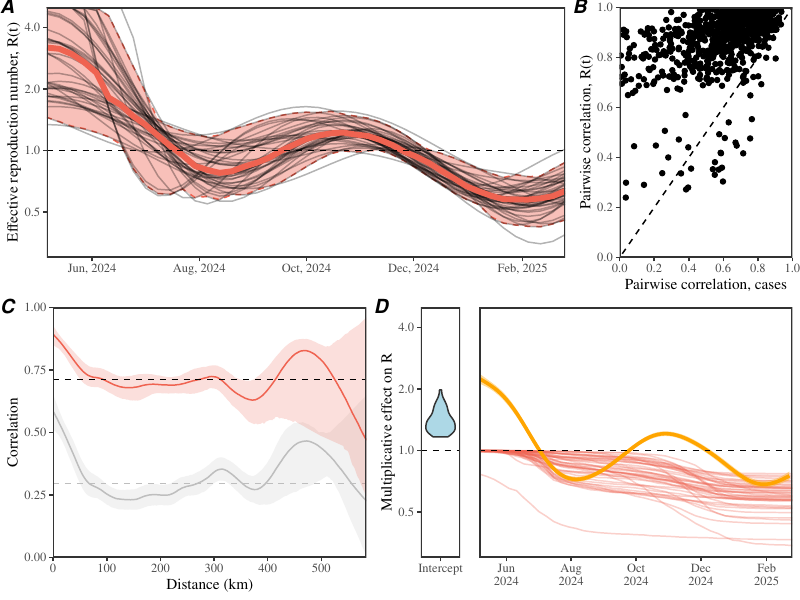

Write the R code that produced this figure.
library(dplyr)
library(mgcv)
library(ggplot2); theme_set(theme_bw(base_family = "Times"))
library(egg)
library(gridExtra)
source("../script/script_data.R")

load("../analysis_synchrony/analysis_synchrony.rda")
load("../analysis_synchrony/analysis_synchrony_Rt.rda")

analysis_R_t <- read.csv("../analysis_R_t/analysis_R_t.csv") %>%
  merge(population) %>%
  group_by(region) %>%
  arrange(region, time) %>%
  mutate(
    ccases=cumsum(cases)/pop,
    R=pmin(R, 5)
  )

analysis_R_t_filter <- analysis_R_t %>%
  group_by(region) %>%
  filter(
    sum(cases) > 400,
    time >= 2024 + (5-1)/12, # may
    time < 2025 + (3-1)/12 # march
  )

analysis_R_t_filter_summ <- analysis_R_t_filter %>%
  group_by(time) %>%
  summarize(
    median=median(R),
    lwr=quantile(R, 0.025),
    upr=quantile(R, 0.975)
  )

g1 <- ggplot(analysis_R_t_filter) +
  geom_ribbon(data=analysis_R_t_filter_summ, 
            aes(time, ymin=lwr, ymax=upr), color="#EF6351", fill="#EF6351", 
            alpha=0.4, lty=2) +
  geom_line(aes(time, R, group=region), alpha=0.3) +
  geom_line(data=analysis_R_t_filter_summ, 
            aes(time, median), color="#EF6351", lwd=2) +
  geom_hline(yintercept=1, lty=2) +
  scale_x_continuous(expand=c(0, 0),
                     breaks=month_break,
                     labels=month_label) +
  scale_y_log10("Effective reproduction number, R(t)", expand=c(0, 0),
                breaks=c(0.5, 1, 2, 4)) +
  coord_cartesian(ylim=c(0.3, 5)) +
  theme(
    panel.grid = element_blank(),
    panel.border = element_rect(linewidth=1),
    axis.title.x = element_blank()
  )

regionvec <- unique(analysis_R_t_filter$region)
Nregion <- length(regionvec)

corvec_Rt <- corvec_cases <- rep(0, Nregion*(Nregion-1)/2)

counter <- 1

for (i in 1:(Nregion-1)) {
  dd_i <- analysis_R_t_filter %>%
    filter(region==regionvec[i])
  for (j in (i+1):Nregion) {
    dd_j <- analysis_R_t_filter %>%
      filter(region==regionvec[j])
    
    corvec_Rt[counter] <- cor(dd_i$R,
                              dd_j$R)
    
    corvec_cases[counter] <- cor(log(dd_i$cases+1),
                                 log(dd_j$cases+1))
    
    counter <- counter + 1
  }
}

cordata <- data.frame(
  corvec_Rt=corvec_Rt,
  corvec_cases=corvec_cases
)

sum(cordata$corvec_Rt>cordata$corvec_cases)
nrow(cordata) 

g2 <- ggplot(cordata) +
  geom_point(aes(corvec_cases, corvec_Rt)) +
  geom_abline(lty=2) +
  scale_x_continuous("Pairwise correlation, cases", limits=c(0, 1), expand=c(0,0),
                     breaks=c(0, 0.2, 0.4, 0.6, 0.8, 1)) +
  scale_y_continuous("Pairwise correlation, R(t)", limits=c(0, 1), expand=c(0,0),
                     breaks=c(0, 0.2, 0.4, 0.6, 0.8, 1))  +
  theme(
    panel.grid = element_blank(),
    panel.border = element_rect(linewidth=1)
  )

gfit <- gam(log(R)~-1+region+ccases+s(time), data=analysis_R_t_filter)
gfit_summ <- summary(gfit)

intercept <- data.frame(
  intercept=head(gfit_summ$p.coeff, -1)
)

newdata <- data.frame(
  time=seq(min(analysis_R_t_filter$time), max(analysis_R_t_filter$time), by=0.01),
  ccases=0,
  region="강원-원주시"
)

gfit_pred <- predict(gfit, newdata=newdata, type = "terms", se.fit = TRUE)

gfit_data <- data.frame(
  time=newdata$time,
  pred=gfit_pred$fit[,3],
  upr=gfit_pred$fit[,3]+1.96*gfit_pred$se.fit[,3],
  lwr=gfit_pred$fit[,3]-1.96*gfit_pred$se.fit[,3]
)

g3 <- ggplot(analysis_synchrony_Rt) +
  geom_ribbon(data=analysis_synchrony, aes(dist, ymin=lwr, ymax=upr), alpha=0.2, fill="gray") +
  geom_line(data=analysis_synchrony, aes(dist, median), color="gray") +
  geom_hline(data=analysis_synchrony[1,], aes(yintercept=cbar), lty=2, col="gray") +
  geom_ribbon(aes(dist, ymin=lwr, ymax=upr), alpha=0.2, fill="#EF6351") +
  geom_line(aes(dist, median), color="#EF6351") +
  geom_hline(data=analysis_synchrony_Rt[1,], aes(yintercept=cbar), lty=2) +
  scale_x_continuous("Distance (km)", expand=c(0, 0)) +
  scale_y_continuous("Correlation", limits=c(0, 1), expand=c(0, 0)) +
  theme(
    panel.grid = element_blank(),
    panel.border = element_rect(linewidth=0.7),
    legend.position = "none"
  )

g4 <- ggplot(intercept) +
  geom_violin(aes(x="Intercept", y=exp(intercept)), fill="lightblue") +
  geom_hline(yintercept=1, lty=2) +
  scale_y_log10("Multiplicative effect on R",
                breaks=c(0.5, 1, 2, 4), 
                limits=c(0.3, 5),
                expand=c(0, 0)) +
  theme(
    panel.grid = element_blank(),
    panel.border = element_rect(linewidth=1),
    axis.title.x = element_blank()
  )

g5 <- ggplot(analysis_R_t_filter) +
  geom_line(aes(time, exp(ccases*tail(gfit_summ$p.coeff, 1)), group=region), col="#EF6351",
            alpha=0.3) +
  geom_ribbon(data=gfit_data, aes(time, ymin=exp(lwr), ymax=exp(upr)), fill="orange", alpha=0.4) +
  geom_line(data=gfit_data, aes(time, exp(pred)), col="orange", lwd=1.2) +
  geom_hline(yintercept=1, lty=2) +
  scale_x_continuous(expand=c(0, 0),
                     breaks=month_break,
                     labels=month_label_nl) +
  scale_y_log10("Multiplicative effect on R",
                breaks=c(0.5, 1, 2, 4), 
                limits=c(0.3, 5),
                expand=c(0, 0)) +
  theme(
    panel.grid = element_blank(),
    panel.border = element_rect(linewidth=1),
    axis.title.x = element_blank(),
    axis.title.y = element_blank(),
    axis.text.y = element_blank(),
    axis.ticks.y = element_blank()
  )

gcomb1 <- ggarrange(g1, g2, nrow=1, labels=c("A", "B"), widths=c(3, 1))
gcomb2 <- ggarrange(g3, g4, g5, nrow=1, widths=c(8, 1,8), labels=c("C", "D", ""))

gfinal <- arrangeGrob(gcomb1, gcomb2, ncol=1)

ggsave("figure_R_t.pdf", gfinal, width=8, height=6)
ggsave("figure_R_t.png", gfinal, width=8, height=6)
